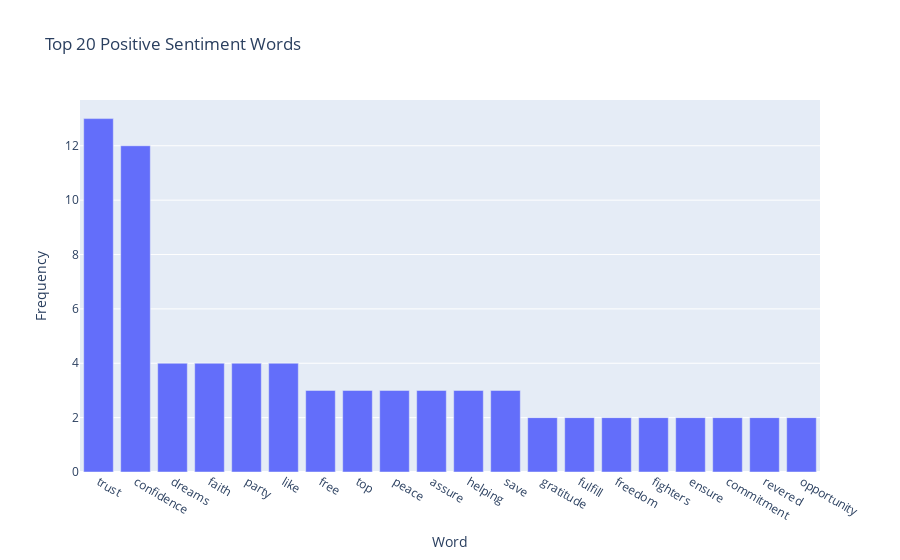
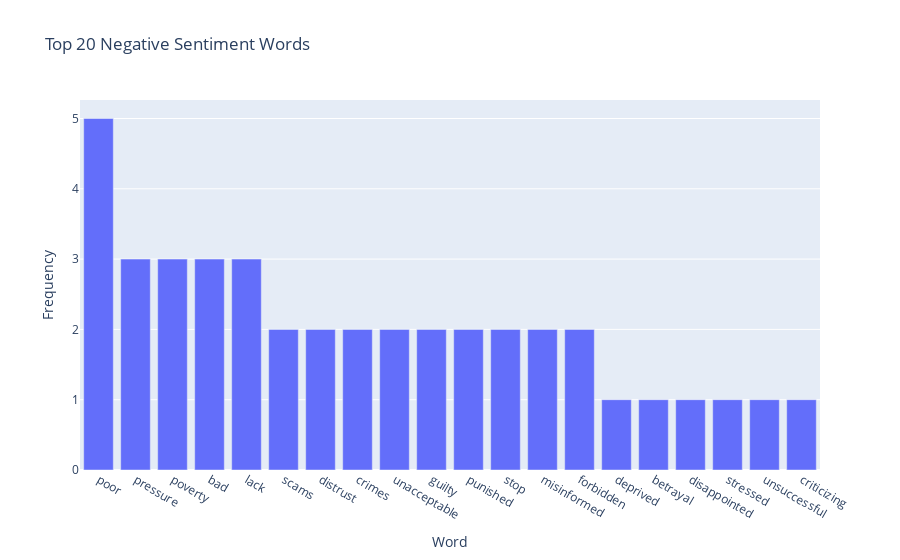
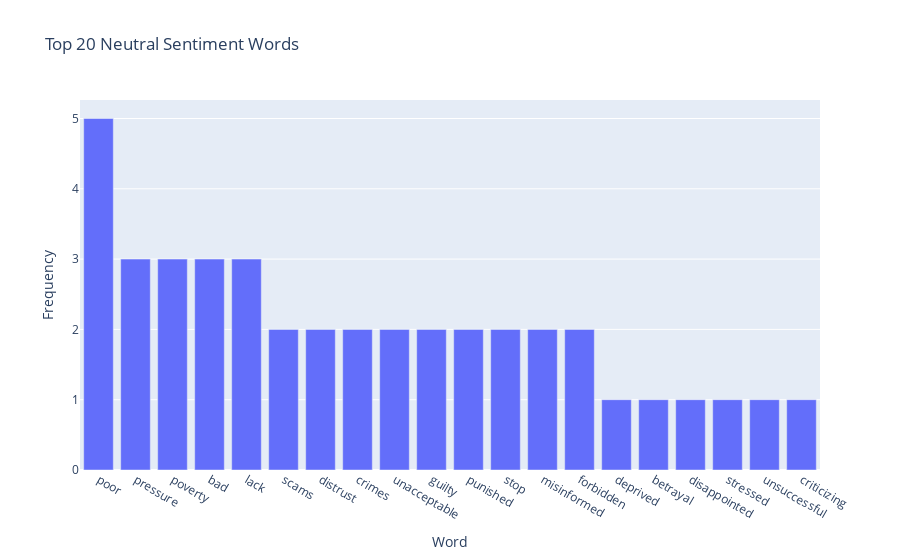

The notebook cell these images were saved under, in order:
### Code cell
fig_positive = px.bar(df_positive, x='Word', y='Frequency', title='Top 20 Positive Sentiment Words')
fig_negative = px.bar(df_negative, x ='Word', y='Frequency', title='Top 20 Negative Sentiment Words')
fig_neutral = px.bar(df_negative, x ='Word', y='Frequency', title='Top 20 Neutral Sentiment Words')

fig_positive.show()
print()
fig_negative.show()
print()
fig_neutral.show()

### Figure 1 — Plotly figure (JSON) as saved in the notebook; plotly's stock layout.template omitted (floating-point values rounded to 4 significant figures)
{"data": [{"alignmentgroup": "True", "hovertemplate": "Word=%{x}<br>Frequency=%{y}<extra></extra>", "legendgroup": "", "marker": {"color": "#636efa", "pattern": {"shape": ""}}, "name": "", "offsetgroup": "", "orientation": "v", "showlegend": false, "textposition": "auto", "type": "bar", "x": ["trust", "confidence", "dreams", "faith", "party", "like", "free", "top", "peace", "assure", "helping", "save", "gratitude", "fulfill", "freedom", "fighters", "ensure", "commitment", "revered", "opportunity"], "xaxis": "x", "y": [13, 12, 4, 4, 4, 4, 3, 3, 3, 3, 3, 3, 2, 2, 2, 2, 2, 2, 2, 2], "yaxis": "y"}], "layout": {"barmode": "relative", "legend": {"tracegroupgap": 0}, "title": {"text": "Top 20 Positive Sentiment Words"}, "xaxis": {"anchor": "y", "domain": [0, 1], "title": {"text": "Word"}}, "yaxis": {"anchor": "x", "domain": [0, 1], "title": {"text": "Frequency"}}}}

### Figure 2 — Plotly figure (JSON) as saved in the notebook; plotly's stock layout.template omitted (floating-point values rounded to 4 significant figures)
{"data": [{"alignmentgroup": "True", "hovertemplate": "Word=%{x}<br>Frequency=%{y}<extra></extra>", "legendgroup": "", "marker": {"color": "#636efa", "pattern": {"shape": ""}}, "name": "", "offsetgroup": "", "orientation": "v", "showlegend": false, "textposition": "auto", "type": "bar", "x": ["poor", "pressure", "poverty", "bad", "lack", "scams", "distrust", "crimes", "unacceptable", "guilty", "punished", "stop", "misinformed", "forbidden", "deprived", "betrayal", "disappointed", "stressed", "unsuccessful", "criticizing"], "xaxis": "x", "y": [5, 3, 3, 3, 3, 2, 2, 2, 2, 2, 2, 2, 2, 2, 1, 1, 1, 1, 1, 1], "yaxis": "y"}], "layout": {"barmode": "relative", "legend": {"tracegroupgap": 0}, "title": {"text": "Top 20 Negative Sentiment Words"}, "xaxis": {"anchor": "y", "domain": [0, 1], "title": {"text": "Word"}}, "yaxis": {"anchor": "x", "domain": [0, 1], "title": {"text": "Frequency"}}}}

### Figure 3 — Plotly figure (JSON) as saved in the notebook; plotly's stock layout.template omitted (floating-point values rounded to 4 significant figures)
{"data": [{"alignmentgroup": "True", "hovertemplate": "Word=%{x}<br>Frequency=%{y}<extra></extra>", "legendgroup": "", "marker": {"color": "#636efa", "pattern": {"shape": ""}}, "name": "", "offsetgroup": "", "orientation": "v", "showlegend": false, "textposition": "auto", "type": "bar", "x": ["poor", "pressure", "poverty", "bad", "lack", "scams", "distrust", "crimes", "unacceptable", "guilty", "punished", "stop", "misinformed", "forbidden", "deprived", "betrayal", "disappointed", "stressed", "unsuccessful", "criticizing"], "xaxis": "x", "y": [5, 3, 3, 3, 3, 2, 2, 2, 2, 2, 2, 2, 2, 2, 1, 1, 1, 1, 1, 1], "yaxis": "y"}], "layout": {"barmode": "relative", "legend": {"tracegroupgap": 0}, "title": {"text": "Top 20 Neutral Sentiment Words"}, "xaxis": {"anchor": "y", "domain": [0, 1], "title": {"text": "Word"}}, "yaxis": {"anchor": "x", "domain": [0, 1], "title": {"text": "Frequency"}}}}
